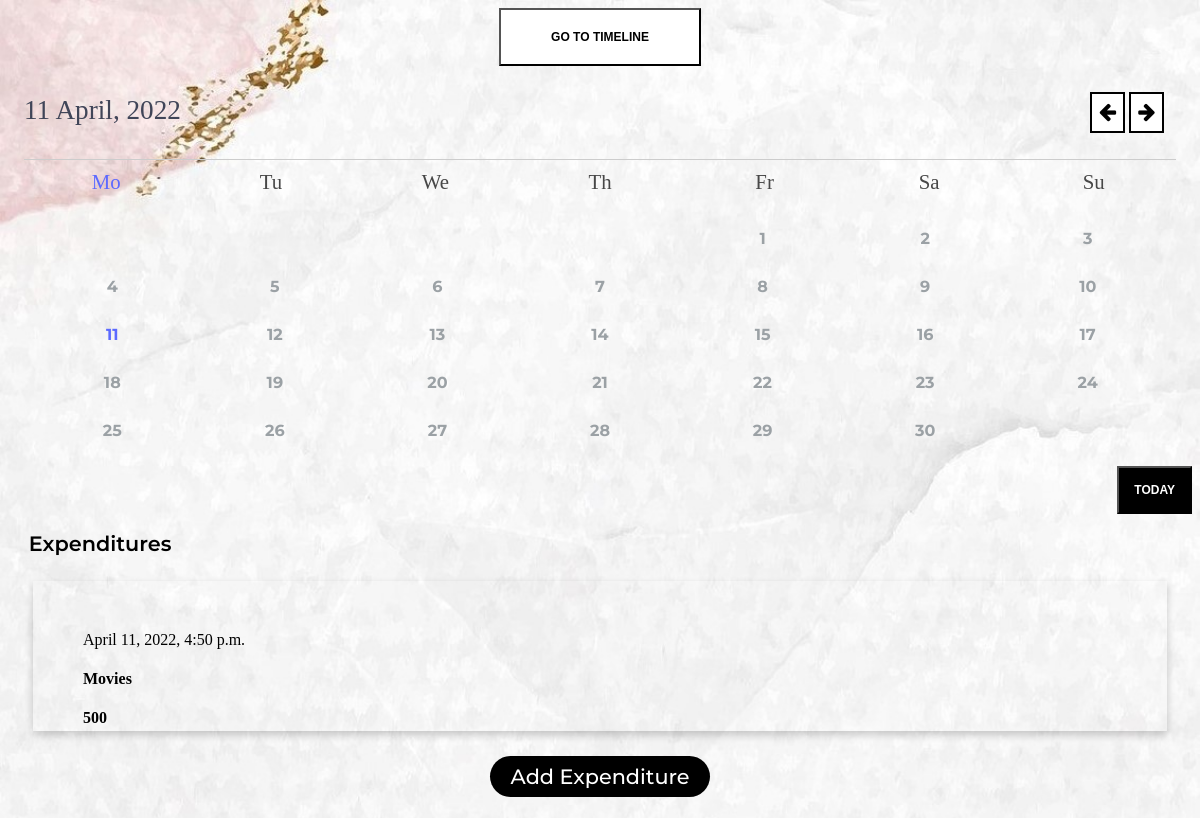
Page /expense/calendar/11/4/2022 (signed in) on the committed database.
### expense/models.py (models this page shows, shortened)
class Data(models.Model):
    user = models.ForeignKey(settings.AUTH_USER_MODEL, on_delete= models.CASCADE ,related_name='dataset', default=1)
    sub_category = models.ForeignKey(Sub_Category,on_delete=models.CASCADE,related_name='datas',null=True,blank=True)
    spent = models.IntegerField()
    balance = models.IntegerField(blank=True,null=True)
    recursive= models.BooleanField(max_length=100)
    pay_type = models.CharField(max_length=50)
    updated = models.DateTimeField(auto_now=True, auto_now_add=False)
    timestamp = models.DateTimeField(default=datetime.now, blank=True)
    month_link = models.ForeignKey(Month ,on_delete=models.CASCADE,related_name='mon',null=True,blank=True)
    class Meta:
        ordering = ["-timestamp","-updated"]

class Sub_Category(models.Model):
    name = models.CharField(max_length=100)
    amt = models.IntegerField(default=0)
    category = models.ForeignKey(Category,on_delete=models.CASCADE,related_name='sub_category',null=True,blank=True)
    def __str__(self):
        return self.name

### expense/views.py (the view)
# urls.py: path('calendar/<str:date>/<str:month>/<str:year>',views.calendar,name='calendar'),
def calendar(request,date,month,year):
    day_string = date+"-"+month+"-"+year
    start_date = datetime.datetime.strptime(day_string,"%d-%m-%Y")
    form = PostForm(request.POST or None, request.FILES or None)
    if request.method=="POST":
        print("po")
        if 'pre' in request.POST:
            print("pre")
            if int(month) > 1:
                return redirect('expense:calendar', date='1', month=str(int(month)-1), year=year)
            else:
                return redirect('expense:calendar', date='1', month='12', year=str(int(year)-1))
        if 'next' in request.POST:
            if int(month) < 12:
                return redirect('expense:calendar', date='1', month=str(int(month)+1), year=year)
            else:
                return redirect('expense:calendar', date='1', month='1', year=str(int(year)+1))
        if 'addexpense' in request.POST:
            if form.is_valid():
                instance = form.save(commit=False)
                instance.user = request.user
                day = request.POST['req_date']
                print("!!!!!!",day)
                print("!!!!!!",type(day))
                day = datetime.datetime.strptime(day, "%Y-%m-%d")
                print("!!!!!!",day)
                instance.timestamp = day
                instance.save()
                print(instance.timestamp)
                amount = instance.spent
                print(amount)
                m = instance.timestamp.strftime("%B")
                y = instance.timestamp.strftime("%Y")
                month_instance ,created = Month.objects.get_or_create(name= m)
                print(created)
                year_instance ,created = Year.objects.get_or_create(name =y)
                print(created)
                instance.month_link = month_instance
                instance.save()
                month_instance.year_link = year_instance
                month_instance.save()
                messages.success(request,"Successfully Created")
                return redirect("expense:timeline")
        else:
            return redirect("expense:calendarToday")
    else:
        user = request.user
        day_string = date+"-"+month+"-"+year
        d = datetime.date(int(year),int(month),int(date)).strftime("%d")
        m = datetime.date(int(year),int(month),int(date)).strftime("%m")
        y = datetime.date(int(year),int(month),int(date)).strftime("%Y")
        today = timezone.now()
        weekday_start = monthrange(int(year),int(month))[0]
        no_of_days = monthrange(int(year),int(month))[1]
        gaps = list(range(0,weekday_start))
        dates = list(range(1,no_of_days+1))
        monthName = datetime.date(int(year),int(month),int(date)).strftime("%B")
        start_date = datetime.datetime.strptime(day_string,"%d-%m-%Y")
        end_date = start_date +timedelta( days=1 )
        day_dataset = Data.objects.filter(timestamp__range=(start_date, end_date),user=request.user)
        for day_data in day_dataset:
            print(day_data.spent)
            print(day_data.timestamp)
        myrange = list(range(0,7))
        day_no = start_date.weekday()
        context = {
            "form" : form,
            "action":"create",
            'user':request.user,
            'date':int(date),
            'month':int(month),
            'year':int(year),
            'start_date':start_date,
            'gaps':gaps,
            'dates':dates,
            'today_day':today.day,
            'today_month':today.month,
            'today_year':today.year,
            'month_name':monthName,
            'd':d,
            'm':m,
            'y':y,
            'range':myrange,
            'day_no':day_no,
            'username': request.user.get_username,
            'day_dataset':day_dataset
        }
        return render(request,"calendar.html",context)

### templates/calendar.html (shortened to what this page needs)
{% load static %}
<!DOCTYPE html>
<html lang="en">
<head>
    <link rel="stylesheet" href="{% static 'budget/css/style.css' %}">
    <link rel="stylesheet" href="{% static 'calendar/css/calendar.css' %}" >
    <link href="https://stackpath.bootstrapcdn.com/font-awesome/4.7.0/css/font-awesome.min.css" rel="stylesheet">
</head>
<body style="background-image: url('{% static 'images/calendar5_img.jpg' %}'); background-size: cover;">
{% block content %}
    <div class="float">
        <form action= "{% url 'expense:timeline' %}">
            <button class="btn btn-black btn-outline-black ml-1 rounded-0" style="padding: 20px 50px 20px 50px">Go  to Timeline</button>
        </form>
    </div>
    <div class="page">
        <div class="elegant-calendar">
            <div class="clearfix">
                <div class="head-container">
                    <div class="head-date">
                        {{date}} {{month_name}}, {{year}}
                    </div>
                    <div class="control">
                        <div class="arrows">
                            <form action="" method="post">
                                <div class="pre-next">
                                    <button name="pre"><i class="fa fa-arrow-left"></i></button>
                                    <button name="next"><i class="fa fa-arrow-right"></i></button>
                                </div>
                            </form>
                        </div>
                    </div>
                </div>
        <table id="calendar" class="thead">
            <thead>
                <tr class="tableheader" style="color: #474747;">
                    <div><th {% if day_no == 0 %}class="selected" {% endif %}>Mo</th></div>
                    <div><th {% if day_no == 1 %}class="selected" {% endif %}>Tu</th></div>
                    <div><th {% if day_no == 2 %}class="selected" {% endif %}>We</th></div>
                    <div><th {% if day_no == 3 %}class="selected" {% endif %}>Th</th></div>
                    <div><th {% if day_no == 4 %}class="selected" {% endif %}>Fr</th></div>
                    <div><th {% if day_no == 5 %}class="selected" {% endif %}>Sa</th></div>
                    <div><th {% if day_no == 6 %}class="selected" {% endif %}>Su</th></div>
                </tr>
            </thead>
        <table>
        <table class="dates">
            <tbody>
                <tr class="datecolumn">
                    {% for j in gaps %}
                        <div><td></td></div>
                    {% endfor %}
                    {% for j in dates %}
                        <div>
                            <td
                                {% if j == date %}
                                    class="selected"
                                {% endif %}
                            >
                                <a
                                    href="{% url 'expense:calendar' date=j month=month year=year %}"
                                >
                                    {{j}}
                                </a>
                            </td>
                        </div>
                    {% endfor %}
                </tr>
            </tbody>
        </table>
        </div>
        <div class="dummy">
            <div class="blank"></div>
            <form action= '{% url "expense:calendarToday" %}'>
                <button class="btn btn-black mr-1 rounded-0" style="padding: 15px 15px 15px 15px">Today</button>
            </form>
        </div>
        </div>
        <div class="heading">Expenditures</div>
        <div class="days_data">
            {% if day_dataset %}
                {% for day_data in day_dataset %}
                    <div class="card">
                        <div class="single-card-container-search">
                            <div class="day_data">
                            <span class="time">{{ day_data.timestamp }}</span>
                            <h4><b>{{ day_data.sub_category }}</b></h4>
                            <p><b>{{ day_data.spent }}</b></p>
                            </div>
                        </div>
                    </div>
                {% endfor %}
        </div>
            {% else %}
            <div class="none">
                You have no Expenditures on this day.
            </div>
            {% endif %}
        </div>
        <div class="float">
            <button id="myBtn" class="add">Add Expenditure</button>
        </div>
  {% endblock content %}
</body>
</html>

### static/budget/css/style.css (style rules this page uses)
.card { box-shadow: 0 4px 8px 0 rgba(0,0,0,0.2); transition: 0.3s; margin: 25px; position: relative; }
.single-card-container-search { height: 100px; width: 900px; padding-left: 50px; padding-top: 50px; }
* { z-index: 20; }
.btn { text-transform: uppercase; font-size: 12px; font-weight: 900; padding: 6px 20px; }
.btn.btn-black { border-width: 2px; border-color: #000; background: #000; color: #fff; }
.btn.btn-black.btn-outline-black { color: #000; background-color: #fff; }

### static/calendar/css/calendar.css (style rules this page uses)
.clearfix { padding: 0 1em; }
.head-container { display: grid; grid-template-columns: 10fr auto; padding: 1.5em 0; border-bottom: #cccccc 1px solid; }
.head-date { margin-top: 0.2em; display: inline-block; color: #404558; font-weight: 500; font-size: 1.7em; }
.control { display: inline-block; }
.arrows { display: grid; grid-template-columns: auto auto; overflow: auto; grid-column-gap: 0.6em; padding: 2px; justify-content: center; }
.pre-next button { font-size: 20px; background: #fff; border: #000 2px solid; padding: 7px 7px; }
.elegant-calendar { width: 100%; display: grid; }
table { border-collapse:collapse; margin: 0px 0; width: 100%; }
.tableheader { display: grid; grid-template-columns: repeat(7, 1fr); }
th { font-weight: 500; text-transform: capitalize; font-size: 1.3em; padding: 10px; }
.dates { border-collapse: separate; border-spacing: 5px; }
.dates td { font-family: "Montserrat","sans-serif"; font-weight: bold; text-align: center; height: 40px; border-radius: 50%; width: 40px; cursor: pointer; -webkit-transition:all 0.2s ease-in; transition:all 0.2s ease-in; }
.dates tbody { width: 100%; margin: 80px; padding: 6px 0; }
.selected { color: #5c6aff; border: none; }
.selected a { color: #5c6aff !important; }
.datecolumn { display: grid; grid-template-columns: repeat(7,1fr); grid-row-gap: 8px;; margin: 10px 2px; justify-content: center; }
.datecolumn td { height: 20px; padding: 10px 0; text-align: center; display: inline-block; margin-left: auto; margin-right: auto; }
.tableheader { color: #c5cbd0; }
.datecolumn td a { text-decoration: none; color: #9ba1a5; height: 100%; width: 100%; font-family: "Montserrat","sans-serif"; }
.dummy { display: grid; grid-template-columns: 20fr 1fr; }
.heading { margin: 0 1em; font-weight: 600; font-size: 1.3em; margin-top: 0.8em; font-family: "Montserrat","sans-serif"; }
i { font-size: 2em; padding: 0; }
.float { text-align: center; }
.add { background-color: black; color: #fff; border-radius: 1em; font-size: 1.3em; text-align: center; border: none; -webkit-transition: all 0.3s ease; transition: all 0.3s ease; font-family: 'Montserrat', sans-serif; padding: 0.4em 1em; margin-bottom: 0.6em; font-weight: 500; }

### rows in the picture
Data: timestamp "April 11, 2022, 4:50 p.m.", sub_category "Movies", spent "500"

### other values in the picture
{{ date }} "11"
{{ month_name }} "April"
{{ year }} "2022"
{{ j }} "1" "2" "3" "4" "5" "6" "7" "8" "9" "10" "11" "12" "13" "14" "15" "16" "17" "18" "19" "20" "21" "22" "23" "24" "25" "26" "27" "28" "29" "30"
